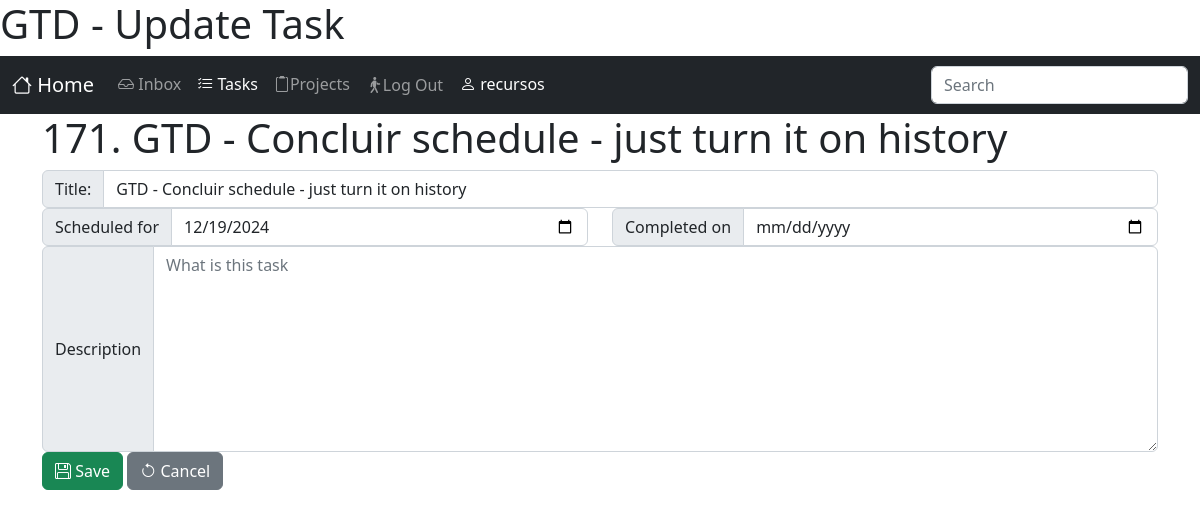
Page /tasks/task/171/update/?next=/tasks/display_tasks/ (signed in) on the earlier database version.
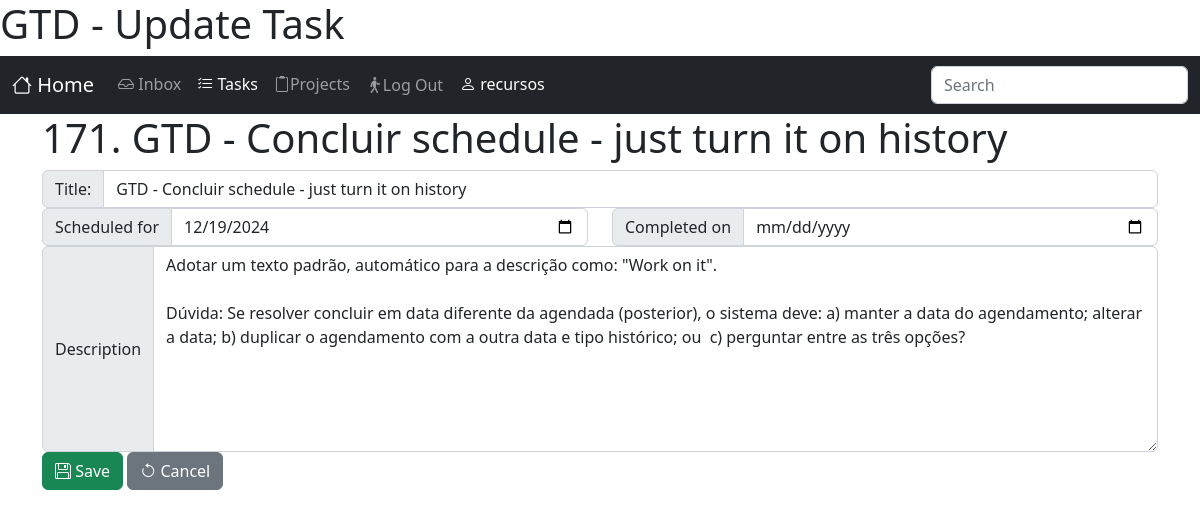
Same page on the later database version.
### tasks/models.py (models this page shows, shortened)
class Task(models.Model):
    TYPE_CHOICES = {
        'ST': 'Stuff',
        'TK': 'Task',
        'PJ': 'Project',
        'RF': 'Reference',
    }
    user = models.ForeignKey(settings.AUTH_USER_MODEL, verbose_name='User', on_delete=models.CASCADE)
    type = models.CharField('Type', max_length=2, choices=TYPE_CHOICES, default='TK')
    title = models.CharField("Title", max_length=160)
    description = models.TextField("description", blank=True, null=True)
    dt_scheduled = models.DateTimeField("Scheduled for", blank=True, null=True, default=defautlSchedule)
    dt_completed = models.DateTimeField("Completed on", blank=True, null=True)
    dt_canceled  = models.DateTimeField("Completed on", blank=True, null=True)
    created = models.DateTimeField('Created', auto_now_add=True, null=True)
    modified = models.DateTimeField('Modified', auto_now=True, null=True)
    class Meta:
        verbose_name = 'Task'
        verbose_name_plural = 'Tasks'
        ordering = ['user', 'dt_completed','dt_scheduled']

### tasks/views.py (the view, shortened to what this page needs)
# urls.py: path('task/<int:pk>/update/', TaskUpdateView.as_view(), name='update_task'),
class TaskUpdateView(LoginRequiredMixin, UpdateView):
    template_name = 'tasks/update_task.html'
    model = Task
    fields = ['title', 'description', 'dt_scheduled', 'dt_completed']
    def get_object(self, queryset=None):
        obj = super().get_object(queryset)
        if obj.user != self.request.user:
            raise PermissionDenied("You has no permission to edit this Task.")
        return obj

### tasks/templates/tasks/update_task.html (shortened to what this page needs)
{% extends 'core.html' %}
{% load static %}
{% block content %}
<h1>{{object.pk}}. {{object.title}}</h1>
<form class="" method="post" action="{% url 'tasks:update_task' object.pk %}">
    <fieldset>
      <div class="row form-group{% if form.title.errors %} has-error {% endif %}">
        <div class="input-group">
            <label for="id_title" class="input-group-text">Title:</label><input type="text" class="form-control" name="title" id="id_title" placeholder="Insert a task and press <ENTER>" value="{{object.title}}">
        </div>
      </div>
      <div class="row">
          <div class="col-6 form-group{% if form.dt_scheduled.errors %} has-error {% endif %}">
            <div class="input-group">
                <label for="id_dt_scheduled" class="input-group-text">Scheduled for</label><input type="date" class="form-control" name="dt_scheduled" id="id_dt_scheduled" value="{{object.dt_scheduled|date:'Y-m-d'|default:''}}" placeholder="Date">
            </div>
          </div>
          <div class="col-6 form-group{% if form.dt_completed.errors %} has-error {% endif %}">
            <div class="input-group">
                <label for="id_dt_completed" class="input-group-text">Completed on</label><input type="date" class="form-control" name="dt_completed" id="id_dt_completed" value="{{object.dt_completed|date:'Y-m-d'|default:''}}" placeholder="Date">
            </div>
          </div>
      </div>
      <div class="row form-group{% if form.description.errors %} has-error {% endif %}">
        <div class="col input-group">
            <label class="input-group-text" for="id_description">Description</label>
            <textarea class="form-control" placeholder="What is this task" id="id_description" name="description" rows="8">{{object.description|default:''}}</textarea>
        </div>
      </div>
      <div class="row">
          <div class="col">
              <button class="btn btn-success" type="submit"><i class="bi bi-floppy"></i> Save</button>
              <button class="btn btn-secondary" type="reset"><i class="bi bi-arrow-counterclockwise"></i> Cancel</button>
          </div>
      </div>
    </fieldset>
</form>
{%endblock%}

Differences in the rows shown:
changed Task "GTD - Concluir schedule - just turn it on history": description (not shown) → "Adotar um texto padrão, automático para a descrição como: \"Work on it\". Dúvida: Se resolver concluir em data diferente da agendada (posterior), o sistema deve: a) manter a data do agendamento; alterar a data; b) duplicar o agendamento com a outra data e tipo histórico; ou c) perguntar entre as três opções?"
